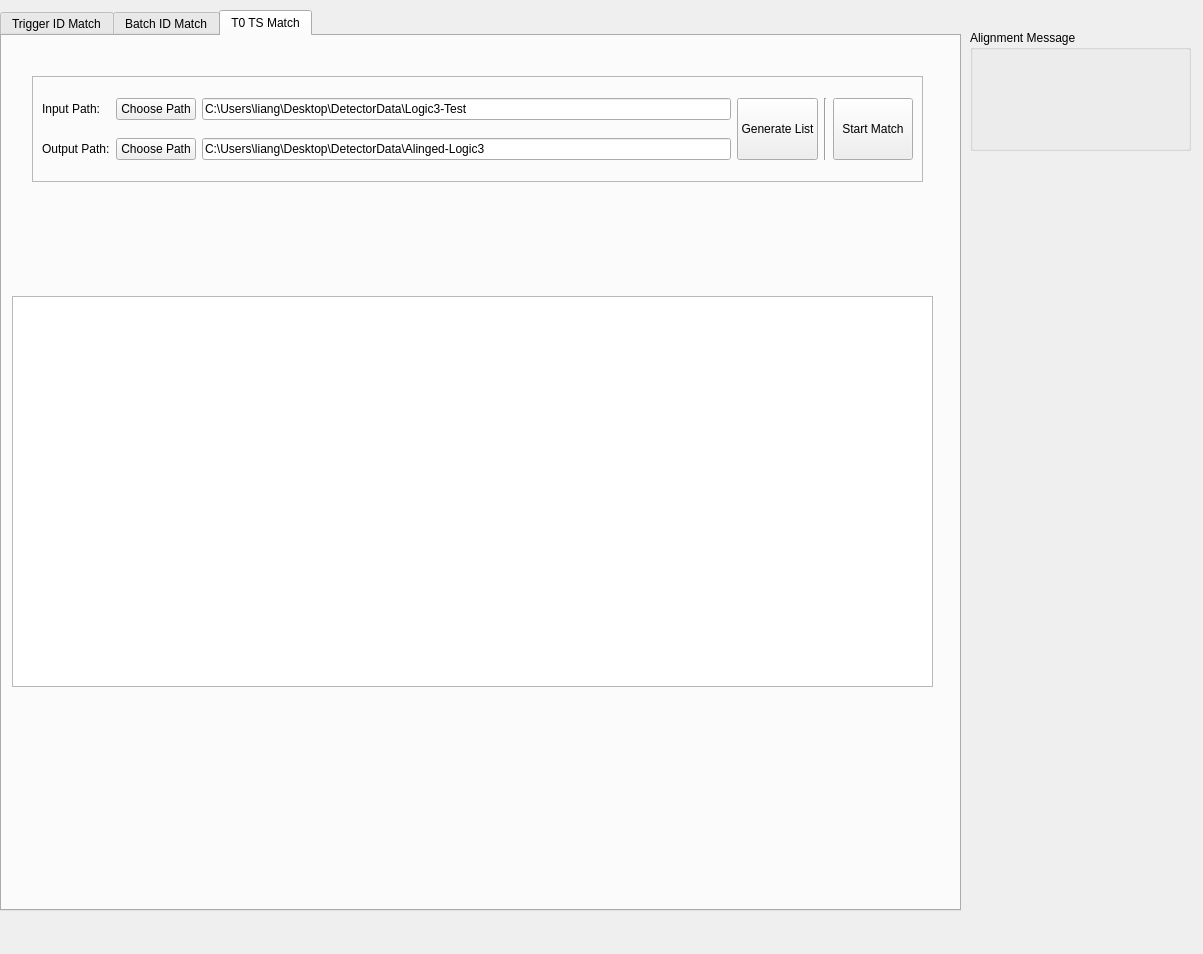
<?xml version="1.0" encoding="UTF-8"?>
<ui version="4.0">
 <class>Mainwindow</class>
 <widget class="QMainWindow" name="Mainwindow">
  <property name="geometry">
   <rect>
    <x>0</x>
    <y>0</y>
    <width>1203</width>
    <height>954</height>
   </rect>
  </property>
  <property name="windowTitle">
   <string>MainWindow</string>
  </property>
  <widget class="QWidget" name="centralwidget">
   <widget class="QTabWidget" name="tabWidget">
    <property name="geometry">
     <rect>
      <x>0</x>
      <y>10</y>
      <width>961</width>
      <height>901</height>
     </rect>
    </property>
    <property name="currentIndex">
     <number>2</number>
    </property>
    <widget class="QWidget" name="tabFilePreparation">
     <property name="enabled">
      <bool>true</bool>
     </property>
     <attribute name="title">
      <string>Trigger ID Match</string>
     </attribute>
     <widget class="QGroupBox" name="groupBox_3">
      <property name="geometry">
       <rect>
        <x>10</x>
        <y>250</y>
        <width>931</width>
        <height>561</height>
       </rect>
      </property>
      <property name="title">
       <string>Table View</string>
      </property>
      <layout class="QGridLayout" name="gridLayout_4">
       <item row="0" column="0" colspan="6">
        <widget class="QTableWidget" name="tableTree">
         <property name="minimumSize">
          <size>
           <width>650</width>
           <height>0</height>
          </size>
         </property>
         <attribute name="verticalHeaderVisible">
          <bool>false</bool>
         </attribute>
        </widget>
       </item>
       <item row="1" column="0">
        <spacer name="horizontalSpacer_4">
         <property name="orientation">
          <enum>Qt::Horizontal</enum>
         </property>
         <property name="sizeHint" stdset="0">
          <size>
           <width>40</width>
           <height>20</height>
          </size>
         </property>
        </spacer>
       </item>
       <item row="1" column="7">
        <spacer name="horizontalSpacer_3">
         <property name="orientation">
          <enum>Qt::Horizontal</enum>
         </property>
         <property name="sizeHint" stdset="0">
          <size>
           <width>40</width>
           <height>20</height>
          </size>
         </property>
        </spacer>
       </item>
       <item row="1" column="4">
        <widget class="QPushButton" name="btnNextPage">
         <property name="text">
          <string>&gt; Next Page</string>
         </property>
        </widget>
       </item>
       <item row="0" column="7">
        <widget class="QTableWidget" name="tableLeaf">
         <property name="minimumSize">
          <size>
           <width>150</width>
           <height>0</height>
          </size>
         </property>
        </widget>
       </item>
       <item row="1" column="3">
        <widget class="QLabel" name="label_5">
         <property name="enabled">
          <bool>false</bool>
         </property>
         <property name="text">
          <string>(50 Entries/Page)</string>
         </property>
        </widget>
       </item>
       <item row="1" column="1">
        <widget class="QPushButton" name="btnPrePage">
         <property name="text">
          <string>Pre Page &lt;</string>
         </property>
        </widget>
       </item>
       <item row="1" column="2">
        <widget class="QLineEdit" name="lineChoosePage">
         <property name="text">
          <string>0</string>
         </property>
         <property name="alignment">
          <set>Qt::AlignCenter</set>
         </property>
        </widget>
       </item>
       <item row="1" column="5">
        <spacer name="horizontalSpacer_5">
         <property name="orientation">
          <enum>Qt::Horizontal</enum>
         </property>
         <property name="sizeHint" stdset="0">
          <size>
           <width>40</width>
           <height>20</height>
          </size>
         </property>
        </spacer>
       </item>
       <item row="0" column="6">
        <widget class="Line" name="line">
         <property name="orientation">
          <enum>Qt::Vertical</enum>
         </property>
        </widget>
       </item>
      </layout>
     </widget>
     <widget class="QFrame" name="frame">
      <property name="geometry">
       <rect>
        <x>10</x>
        <y>0</y>
        <width>941</width>
        <height>246</height>
       </rect>
      </property>
      <property name="frameShape">
       <enum>QFrame::StyledPanel</enum>
      </property>
      <property name="frameShadow">
       <enum>QFrame::Raised</enum>
      </property>
      <layout class="QGridLayout" name="gridLayout_3">
       <item row="0" column="0">
        <widget class="QGroupBox" name="groupBox">
         <property name="title">
          <string>Input File</string>
         </property>
         <layout class="QGridLayout" name="gridLayout_2">
          <item row="0" column="0">
           <widget class="QLabel" name="label_2">
            <property name="text">
             <string>Input File:</string>
            </property>
           </widget>
          </item>
          <item row="0" column="1">
           <widget class="QPushButton" name="btnInFile">
            <property name="text">
             <string>Choose File</string>
            </property>
           </widget>
          </item>
          <item row="3" column="0" colspan="4">
           <widget class="Line" name="line_5">
            <property name="orientation">
             <enum>Qt::Horizontal</enum>
            </property>
           </widget>
          </item>
          <item row="1" column="0" colspan="4">
           <widget class="QLabel" name="lblInFilePath">
            <property name="enabled">
             <bool>false</bool>
            </property>
            <property name="minimumSize">
             <size>
              <width>150</width>
              <height>0</height>
             </size>
            </property>
            <property name="text">
             <string>Input File Path</string>
            </property>
           </widget>
          </item>
          <item row="0" column="2">
           <widget class="QLineEdit" name="lblInFileName">
            <property name="minimumSize">
             <size>
              <width>150</width>
              <height>0</height>
             </size>
            </property>
            <property name="text">
             <string>Data*</string>
            </property>
            <property name="alignment">
             <set>Qt::AlignRight|Qt::AlignTrailing|Qt::AlignVCenter</set>
            </property>
            <property name="readOnly">
             <bool>true</bool>
            </property>
           </widget>
          </item>
          <item row="0" column="3">
           <widget class="QLabel" name="label">
            <property name="text">
             <string>.root</string>
            </property>
           </widget>
          </item>
          <item row="2" column="0">
           <spacer name="verticalSpacer_2">
            <property name="orientation">
             <enum>Qt::Vertical</enum>
            </property>
            <property name="sizeHint" stdset="0">
             <size>
              <width>20</width>
              <height>40</height>
             </size>
            </property>
           </spacer>
          </item>
          <item row="4" column="0" colspan="4">
           <widget class="QPushButton" name="btnOpenFile">
            <property name="text">
             <string>Open Input File</string>
            </property>
           </widget>
          </item>
          <item row="5" column="0" colspan="4">
           <widget class="QPushButton" name="btnCloseFile">
            <property name="text">
             <string>Close Input File</string>
            </property>
           </widget>
          </item>
         </layout>
        </widget>
       </item>
       <item row="0" column="1">
        <widget class="QGroupBox" name="groupBox_4">
         <property name="title">
          <string>OutputFile</string>
         </property>
         <layout class="QGridLayout" name="gridLayout_5">
          <item row="0" column="2">
           <widget class="QLineEdit" name="lblOutFileName">
            <property name="minimumSize">
             <size>
              <width>150</width>
              <height>0</height>
             </size>
            </property>
            <property name="text">
             <string>Data</string>
            </property>
            <property name="alignment">
             <set>Qt::AlignRight|Qt::AlignTrailing|Qt::AlignVCenter</set>
            </property>
            <property name="readOnly">
             <bool>false</bool>
            </property>
           </widget>
          </item>
          <item row="5" column="0" colspan="4">
           <widget class="QPushButton" name="btnCloseOutputFile">
            <property name="text">
             <string>Close Output File</string>
            </property>
           </widget>
          </item>
          <item row="4" column="0" colspan="4">
           <widget class="QPushButton" name="btnOpenOutputFile">
            <property name="text">
             <string>Open Output File</string>
            </property>
           </widget>
          </item>
          <item row="0" column="1">
           <widget class="QPushButton" name="btnOutFile">
            <property name="text">
             <string>Choose Path</string>
            </property>
           </widget>
          </item>
          <item row="3" column="0" colspan="4">
           <widget class="Line" name="line_7">
            <property name="orientation">
             <enum>Qt::Horizontal</enum>
            </property>
           </widget>
          </item>
          <item row="0" column="0">
           <widget class="QLabel" name="label_4">
            <property name="text">
             <string>Output File:</string>
            </property>
           </widget>
          </item>
          <item row="0" column="3">
           <widget class="QLabel" name="label_3">
            <property name="text">
             <string>.root</string>
            </property>
           </widget>
          </item>
          <item row="1" column="0" colspan="4">
           <widget class="QLabel" name="lblOutFilePath">
            <property name="enabled">
             <bool>false</bool>
            </property>
            <property name="minimumSize">
             <size>
              <width>150</width>
              <height>0</height>
             </size>
            </property>
            <property name="text">
             <string>Output File Path</string>
            </property>
           </widget>
          </item>
          <item row="2" column="0">
           <spacer name="verticalSpacer_3">
            <property name="orientation">
             <enum>Qt::Vertical</enum>
            </property>
            <property name="sizeHint" stdset="0">
             <size>
              <width>20</width>
              <height>40</height>
             </size>
            </property>
           </spacer>
          </item>
         </layout>
        </widget>
       </item>
       <item row="1" column="0">
        <widget class="QPushButton" name="btnAlignOne">
         <property name="text">
          <string>Match One Entry</string>
         </property>
        </widget>
       </item>
       <item row="1" column="1">
        <widget class="QPushButton" name="btnAlignAll">
         <property name="text">
          <string>Match All</string>
         </property>
        </widget>
       </item>
       <item row="0" column="2" rowspan="2">
        <widget class="QGroupBox" name="groupBox_2">
         <property name="title">
          <string>Tree Info</string>
         </property>
         <layout class="QGridLayout" name="gridLayout">
          <item row="2" column="0" colspan="3">
           <widget class="Line" name="line_2">
            <property name="orientation">
             <enum>Qt::Horizontal</enum>
            </property>
           </widget>
          </item>
          <item row="1" column="1">
           <widget class="QLabel" name="label_9">
            <property name="text">
             <string>Start ID:</string>
            </property>
           </widget>
          </item>
          <item row="6" column="1">
           <widget class="QLabel" name="label_17">
            <property name="text">
             <string>Total Entries:</string>
            </property>
           </widget>
          </item>
          <item row="8" column="0">
           <widget class="QLabel" name="label_13">
            <property name="text">
             <string>Matched:</string>
            </property>
           </widget>
          </item>
          <item row="7" column="1">
           <widget class="QLabel" name="label_20">
            <property name="text">
             <string>Start ID:</string>
            </property>
           </widget>
          </item>
          <item row="6" column="0">
           <widget class="QLabel" name="label_16">
            <property name="font">
             <font>
              <bold>true</bold>
             </font>
            </property>
            <property name="text">
             <string>TDC Tree:</string>
            </property>
           </widget>
          </item>
          <item row="5" column="0" colspan="3">
           <widget class="Line" name="line_3">
            <property name="orientation">
             <enum>Qt::Horizontal</enum>
            </property>
           </widget>
          </item>
          <item row="0" column="2">
           <widget class="QLabel" name="lblHGEntry">
            <property name="text">
             <string>0</string>
            </property>
            <property name="alignment">
             <set>Qt::AlignCenter</set>
            </property>
           </widget>
          </item>
          <item row="3" column="0">
           <widget class="QLabel" name="label_11">
            <property name="font">
             <font>
              <bold>true</bold>
             </font>
            </property>
            <property name="text">
             <string>LG Tree:</string>
            </property>
           </widget>
          </item>
          <item row="3" column="1">
           <widget class="QLabel" name="label_12">
            <property name="text">
             <string>Total Entries:</string>
            </property>
           </widget>
          </item>
          <item row="4" column="1">
           <widget class="QLabel" name="label_15">
            <property name="text">
             <string>Start ID:</string>
            </property>
           </widget>
          </item>
          <item row="0" column="0">
           <widget class="QLabel" name="label_6">
            <property name="font">
             <font>
              <bold>true</bold>
             </font>
            </property>
            <property name="text">
             <string>HG Tree:</string>
            </property>
           </widget>
          </item>
          <item row="7" column="2">
           <widget class="QLabel" name="lblTDCid">
            <property name="text">
             <string>0</string>
            </property>
            <property name="alignment">
             <set>Qt::AlignCenter</set>
            </property>
           </widget>
          </item>
          <item row="6" column="2">
           <widget class="QLabel" name="lblTDCEntry">
            <property name="text">
             <string>0</string>
            </property>
            <property name="alignment">
             <set>Qt::AlignCenter</set>
            </property>
           </widget>
          </item>
          <item row="8" column="1" colspan="2">
           <widget class="QLineEdit" name="lineAlignedEntries">
            <property name="readOnly">
             <bool>true</bool>
            </property>
           </widget>
          </item>
          <item row="1" column="2">
           <widget class="QLabel" name="lblHGid">
            <property name="text">
             <string>0</string>
            </property>
            <property name="alignment">
             <set>Qt::AlignCenter</set>
            </property>
           </widget>
          </item>
          <item row="4" column="2">
           <widget class="QLabel" name="lblLGid">
            <property name="text">
             <string>0</string>
            </property>
            <property name="alignment">
             <set>Qt::AlignCenter</set>
            </property>
           </widget>
          </item>
          <item row="0" column="1">
           <widget class="QLabel" name="label_8">
            <property name="text">
             <string>Total Entries:</string>
            </property>
           </widget>
          </item>
          <item row="3" column="2">
           <widget class="QLabel" name="lblLGEntry">
            <property name="text">
             <string>0</string>
            </property>
            <property name="alignment">
             <set>Qt::AlignCenter</set>
            </property>
           </widget>
          </item>
         </layout>
        </widget>
       </item>
      </layout>
     </widget>
    </widget>
    <widget class="QWidget" name="tabAlignment">
     <attribute name="title">
      <string>Batch ID Match</string>
     </attribute>
     <widget class="QFrame" name="frame_2">
      <property name="geometry">
       <rect>
        <x>30</x>
        <y>40</y>
        <width>891</width>
        <height>106</height>
       </rect>
      </property>
      <property name="frameShape">
       <enum>QFrame::StyledPanel</enum>
      </property>
      <property name="frameShadow">
       <enum>QFrame::Raised</enum>
      </property>
      <layout class="QGridLayout" name="gridLayout_6">
       <item row="0" column="1">
        <widget class="QPushButton" name="btnBatchInPath">
         <property name="text">
          <string>Choose Path</string>
         </property>
        </widget>
       </item>
       <item row="0" column="3" rowspan="2">
        <widget class="QPushButton" name="btnGenerateFileList">
         <property name="sizePolicy">
          <sizepolicy hsizetype="Minimum" vsizetype="Expanding">
           <horstretch>0</horstretch>
           <verstretch>0</verstretch>
          </sizepolicy>
         </property>
         <property name="text">
          <string>Generate List</string>
         </property>
        </widget>
       </item>
       <item row="0" column="2">
        <widget class="QLineEdit" name="lineBatchInPath">
         <property name="minimumSize">
          <size>
           <width>150</width>
           <height>0</height>
          </size>
         </property>
         <property name="text">
          <string>C:\Users\liang\Desktop\DetectorData\Logic3-Test</string>
         </property>
         <property name="alignment">
          <set>Qt::AlignLeading|Qt::AlignLeft|Qt::AlignVCenter</set>
         </property>
         <property name="readOnly">
          <bool>false</bool>
         </property>
        </widget>
       </item>
       <item row="1" column="1">
        <widget class="QPushButton" name="btnBatchOutPath">
         <property name="text">
          <string>Choose Path</string>
         </property>
        </widget>
       </item>
       <item row="0" column="0">
        <widget class="QLabel" name="label_7">
         <property name="text">
          <string>Input Path:</string>
         </property>
        </widget>
       </item>
       <item row="1" column="2">
        <widget class="QLineEdit" name="lineBatchOutPath">
         <property name="minimumSize">
          <size>
           <width>150</width>
           <height>0</height>
          </size>
         </property>
         <property name="text">
          <string>C:\Users\liang\Desktop\DetectorData\Alinged-Logic3</string>
         </property>
         <property name="alignment">
          <set>Qt::AlignLeading|Qt::AlignLeft|Qt::AlignVCenter</set>
         </property>
         <property name="readOnly">
          <bool>false</bool>
         </property>
        </widget>
       </item>
       <item row="1" column="0">
        <widget class="QLabel" name="label_10">
         <property name="text">
          <string>Output Path:</string>
         </property>
        </widget>
       </item>
       <item row="0" column="5" rowspan="2">
        <widget class="QPushButton" name="btnStartBatch">
         <property name="sizePolicy">
          <sizepolicy hsizetype="Minimum" vsizetype="Expanding">
           <horstretch>0</horstretch>
           <verstretch>0</verstretch>
          </sizepolicy>
         </property>
         <property name="text">
          <string>Start Match</string>
         </property>
        </widget>
       </item>
       <item row="0" column="4" rowspan="2">
        <widget class="Line" name="line_4">
         <property name="orientation">
          <enum>Qt::Vertical</enum>
         </property>
        </widget>
       </item>
      </layout>
     </widget>
     <widget class="QTableWidget" name="tableBatchAlign">
      <property name="geometry">
       <rect>
        <x>10</x>
        <y>260</y>
        <width>921</width>
        <height>391</height>
       </rect>
      </property>
     </widget>
     <widget class="QCheckBox" name="ckbTimeStamp">
      <property name="geometry">
       <rect>
        <x>30</x>
        <y>180</y>
        <width>271</width>
        <height>20</height>
       </rect>
      </property>
      <property name="text">
       <string>Add Time Stamp for Output File</string>
      </property>
      <property name="checked">
       <bool>true</bool>
      </property>
     </widget>
    </widget>
    <widget class="QWidget" name="tab">
     <attribute name="title">
      <string>T0 TS Match</string>
     </attribute>
     <widget class="QTableWidget" name="tableT0Match">
      <property name="geometry">
       <rect>
        <x>10</x>
        <y>260</y>
        <width>921</width>
        <height>391</height>
       </rect>
      </property>
     </widget>
     <widget class="QFrame" name="frame_3">
      <property name="geometry">
       <rect>
        <x>30</x>
        <y>40</y>
        <width>891</width>
        <height>106</height>
       </rect>
      </property>
      <property name="frameShape">
       <enum>QFrame::StyledPanel</enum>
      </property>
      <property name="frameShadow">
       <enum>QFrame::Raised</enum>
      </property>
      <layout class="QGridLayout" name="gridLayout_7">
       <item row="0" column="1">
        <widget class="QPushButton" name="btnT0TSInputPath">
         <property name="text">
          <string>Choose Path</string>
         </property>
        </widget>
       </item>
       <item row="0" column="3" rowspan="2">
        <widget class="QPushButton" name="btnReadT0Files">
         <property name="sizePolicy">
          <sizepolicy hsizetype="Minimum" vsizetype="Expanding">
           <horstretch>0</horstretch>
           <verstretch>0</verstretch>
          </sizepolicy>
         </property>
         <property name="text">
          <string>Generate List</string>
         </property>
        </widget>
       </item>
       <item row="0" column="2">
        <widget class="QLineEdit" name="lineT0InPath">
         <property name="minimumSize">
          <size>
           <width>150</width>
           <height>0</height>
          </size>
         </property>
         <property name="text">
          <string>C:\Users\liang\Desktop\DetectorData\Logic3-Test</string>
         </property>
         <property name="alignment">
          <set>Qt::AlignLeading|Qt::AlignLeft|Qt::AlignVCenter</set>
         </property>
         <property name="readOnly">
          <bool>false</bool>
         </property>
        </widget>
       </item>
       <item row="1" column="1">
        <widget class="QPushButton" name="btnT0TSOutputPath">
         <property name="text">
          <string>Choose Path</string>
         </property>
        </widget>
       </item>
       <item row="0" column="0">
        <widget class="QLabel" name="label_14">
         <property name="text">
          <string>Input Path:</string>
         </property>
        </widget>
       </item>
       <item row="1" column="2">
        <widget class="QLineEdit" name="lineT0OutPath">
         <property name="minimumSize">
          <size>
           <width>150</width>
           <height>0</height>
          </size>
         </property>
         <property name="text">
          <string>C:\Users\liang\Desktop\DetectorData\Alinged-Logic3</string>
         </property>
         <property name="alignment">
          <set>Qt::AlignLeading|Qt::AlignLeft|Qt::AlignVCenter</set>
         </property>
         <property name="readOnly">
          <bool>false</bool>
         </property>
        </widget>
       </item>
       <item row="1" column="0">
        <widget class="QLabel" name="label_18">
         <property name="text">
          <string>Output Path:</string>
         </property>
        </widget>
       </item>
       <item row="0" column="5" rowspan="2">
        <widget class="QPushButton" name="btnStartT0Match">
         <property name="sizePolicy">
          <sizepolicy hsizetype="Minimum" vsizetype="Expanding">
           <horstretch>0</horstretch>
           <verstretch>0</verstretch>
          </sizepolicy>
         </property>
         <property name="text">
          <string>Start Match</string>
         </property>
        </widget>
       </item>
       <item row="0" column="4" rowspan="2">
        <widget class="Line" name="line_6">
         <property name="orientation">
          <enum>Qt::Vertical</enum>
         </property>
        </widget>
       </item>
      </layout>
     </widget>
    </widget>
   </widget>
   <widget class="QGroupBox" name="groupBox_5">
    <property name="geometry">
     <rect>
      <x>970</x>
      <y>30</y>
      <width>221</width>
      <height>121</height>
     </rect>
    </property>
    <property name="title">
     <string>Alignment Message</string>
    </property>
   </widget>
  </widget>
  <widget class="QMenuBar" name="menuBar">
   <property name="geometry">
    <rect>
     <x>0</x>
     <y>0</y>
     <width>1203</width>
     <height>22</height>
    </rect>
   </property>
  </widget>
 </widget>
 <resources/>
 <connections/>
</ui>
